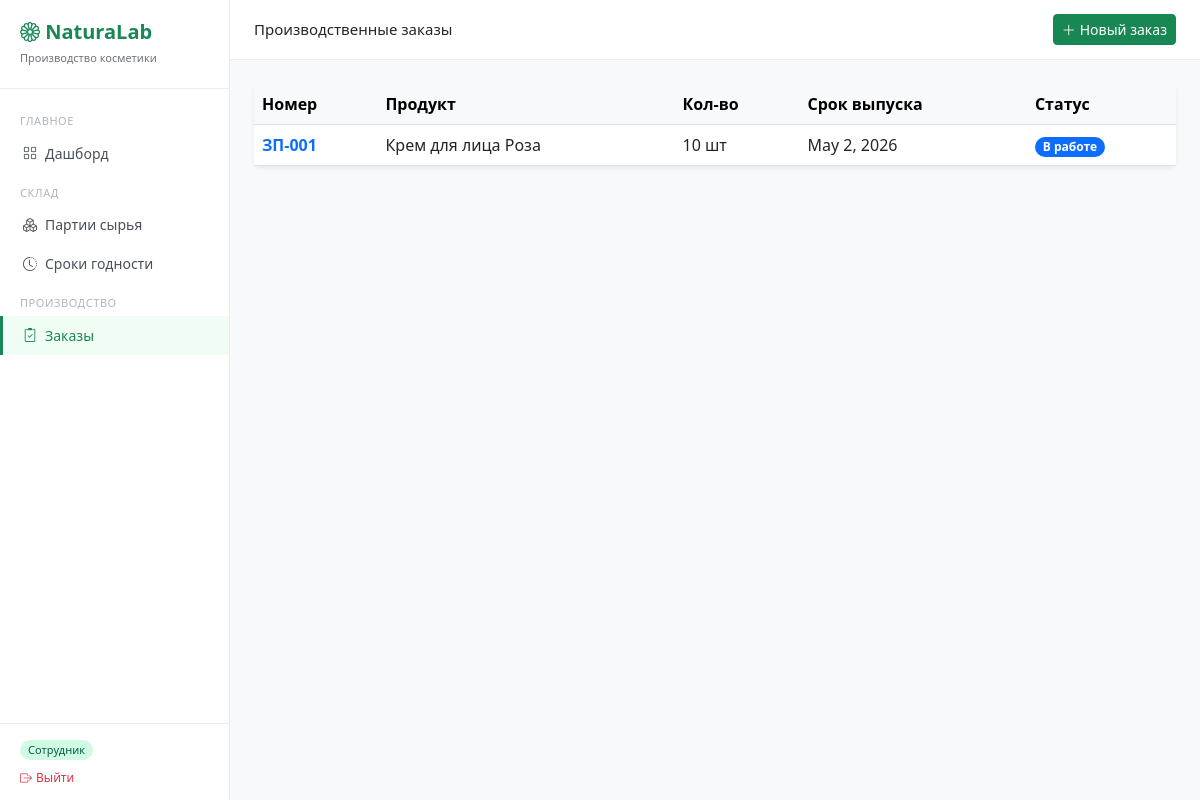
/orders/, run on an earlier commit of the app's database.
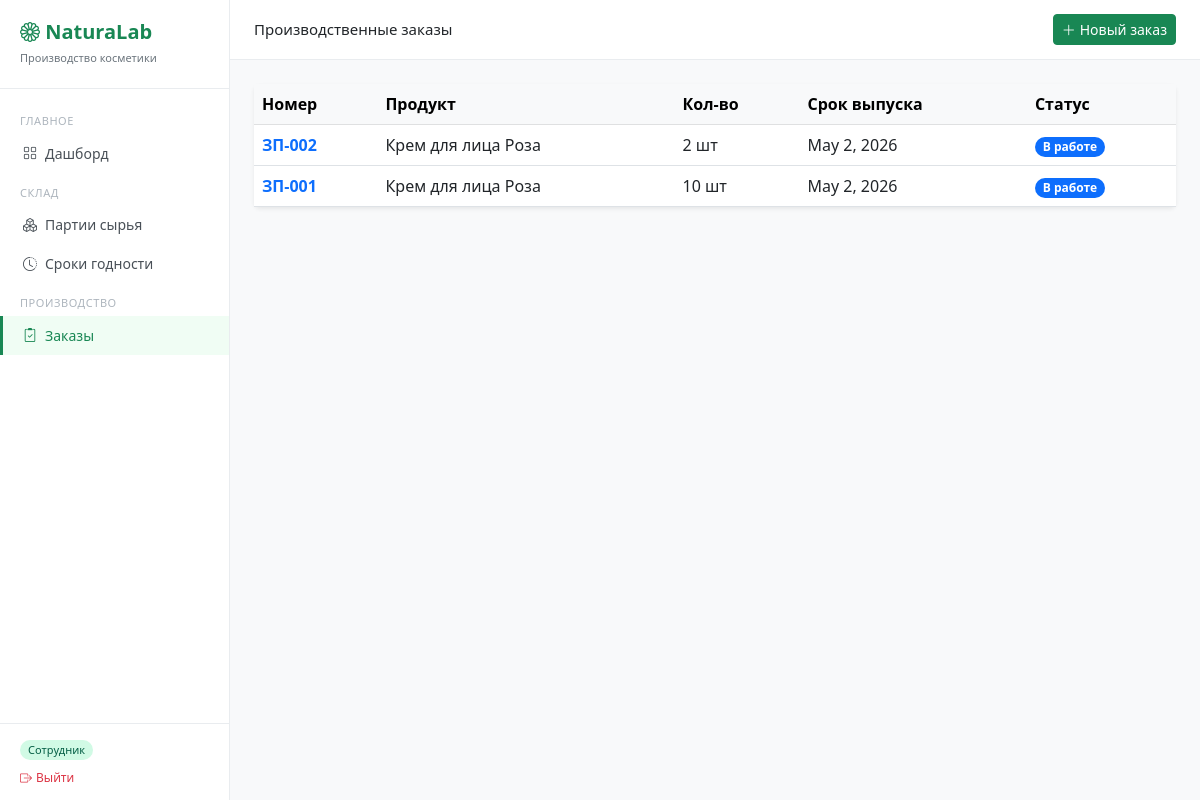
And on a later commit of the database.
### orders/models.py (models this page shows, shortened)
class ProductionOrder(models.Model):
    STATUS_CHOICES = [
        ('draft',       'Черновик'),
        ('pending',     'Ожидание сырья'),
        ('in_progress', 'В работе'),
        ('done',        'Завершён'),
        ('cancelled',   'Отменён'),
    ]
    number     = models.CharField(max_length=20, unique=True, verbose_name='Номер', blank=True)
    product    = models.ForeignKey(Product, on_delete=models.PROTECT, verbose_name='Продукт')
    quantity   = models.PositiveIntegerField(verbose_name='Количество, шт')
    status     = models.CharField(max_length=20, choices=STATUS_CHOICES,
                                  default='draft', verbose_name='Статус')
    due_date   = models.DateField(verbose_name='Срок выпуска')
    created_at = models.DateTimeField(auto_now_add=True)
    created_by = models.ForeignKey('auth.User', on_delete=models.SET_NULL,
                                   null=True, blank=True, verbose_name='Создал')
    notes      = models.TextField(blank=True, verbose_name='Примечания')
    class Meta:
        verbose_name = 'Производственный заказ'
        verbose_name_plural = 'Производственные заказы'
        ordering = ['-created_at']

### products/models.py (models this page shows)
class Product(models.Model):
    name        = models.CharField(max_length=200, verbose_name='Название продукта')
    description = models.TextField(blank=True, verbose_name='Описание')
    class Meta:
        verbose_name = 'Продукт'
        verbose_name_plural = 'Продукты'
    def __str__(self):
        return self.name

### orders/views.py (the view)
# urls.py: path('',              views.order_list,   name='order-list'),
def order_list(request):
    orders = ProductionOrder.objects.all()
    return render(request, 'orders/order_list.html', {'orders': orders})

### templates/orders/order_list.html (shortened to what this page needs)
{% extends 'base.html' %}
{% block page_title %}Производственные заказы{% endblock %}
{% block topbar_actions %}
  <a href="{% url 'order-create' %}" class="btn btn-success btn-sm">
    <i class="bi bi-plus-lg me-1"></i>Новый заказ
  </a>
{% endblock %}
{% block content %}
<div class="card border-0 shadow-sm">
  <div class="card-body p-0">
    <table class="table table-hover mb-0">
      <thead class="table-light">
        <tr><th>Номер</th><th>Продукт</th><th>Кол-во</th><th>Срок выпуска</th><th>Статус</th></tr>
      </thead>
      <tbody>
        {% for order in orders %}
        <tr>
          <td class="fw-bold">
            <a href="{% url 'order-detail' order.pk %}" class="text-decoration-none">
              {{ order.number }}
            </a>
          </td>
          <td>{{ order.product }}</td>
          <td>{{ order.quantity }} шт</td>
          <td>{{ order.due_date }}</td>
          <td>
            <span class="badge rounded-pill
              {% if order.status == 'in_progress' %}bg-primary
              {% elif order.status == 'pending' %}bg-warning text-dark
              {% elif order.status == 'done' %}bg-success
              {% elif order.status == 'cancelled' %}bg-danger
              {% else %}bg-secondary{% endif %}">
              {{ order.get_status_display }}
            </span>
          </td>
        </tr>
        {% empty %}
        <tr><td colspan="5" class="text-center text-muted py-4">Заказов пока нет</td></tr>
        {% endfor %}
      </tbody>
    </table>
  </div>
</div>
{% endblock %}

What changed in the data, as far as the page shows it:
added ProductionOrder: number "ЗП-002", product "Крем для лица Роза", quantity "2", due_date "May 2, 2026", status "В работе"
